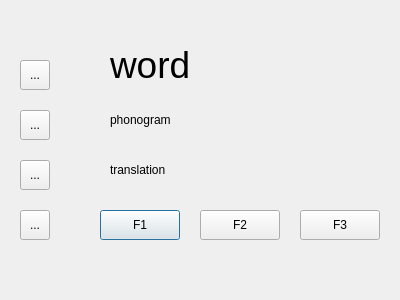
<?xml version="1.0" encoding="UTF-8"?>
<ui version="4.0">
 <class>MoReciteDialog</class>
 <widget class="QDialog" name="MoReciteDialog">
  <property name="geometry">
   <rect>
    <x>0</x>
    <y>0</y>
    <width>400</width>
    <height>300</height>
   </rect>
  </property>
  <property name="windowTitle">
   <string>Dialog</string>
  </property>
  <widget class="QToolButton" name="searchBtn">
   <property name="geometry">
    <rect>
     <x>20</x>
     <y>60</y>
     <width>30</width>
     <height>30</height>
    </rect>
   </property>
   <property name="text">
    <string>...</string>
   </property>
  </widget>
  <widget class="QToolButton" name="bookBtn">
   <property name="geometry">
    <rect>
     <x>20</x>
     <y>110</y>
     <width>30</width>
     <height>30</height>
    </rect>
   </property>
   <property name="text">
    <string>...</string>
   </property>
  </widget>
  <widget class="QToolButton" name="statisticBtn">
   <property name="geometry">
    <rect>
     <x>20</x>
     <y>160</y>
     <width>30</width>
     <height>30</height>
    </rect>
   </property>
   <property name="text">
    <string>...</string>
   </property>
  </widget>
  <widget class="QToolButton" name="personalBtn">
   <property name="geometry">
    <rect>
     <x>20</x>
     <y>210</y>
     <width>30</width>
     <height>30</height>
    </rect>
   </property>
   <property name="text">
    <string>...</string>
   </property>
  </widget>
  <widget class="QLabel" name="wordLabel">
   <property name="geometry">
    <rect>
     <x>110</x>
     <y>40</y>
     <width>200</width>
     <height>50</height>
    </rect>
   </property>
   <property name="font">
    <font>
     <pointsize>28</pointsize>
    </font>
   </property>
   <property name="text">
    <string>word</string>
   </property>
  </widget>
  <widget class="QLabel" name="phonogramLabel">
   <property name="geometry">
    <rect>
     <x>110</x>
     <y>110</y>
     <width>400</width>
     <height>20</height>
    </rect>
   </property>
   <property name="text">
    <string>phonogram</string>
   </property>
  </widget>
  <widget class="QLabel" name="translationLabel">
   <property name="geometry">
    <rect>
     <x>110</x>
     <y>160</y>
     <width>260</width>
     <height>20</height>
    </rect>
   </property>
   <property name="text">
    <string>translation</string>
   </property>
  </widget>
  <widget class="QPushButton" name="leftBtn">
   <property name="geometry">
    <rect>
     <x>100</x>
     <y>210</y>
     <width>80</width>
     <height>30</height>
    </rect>
   </property>
   <property name="text">
    <string>F1</string>
   </property>
  </widget>
  <widget class="QPushButton" name="middleBtn">
   <property name="geometry">
    <rect>
     <x>200</x>
     <y>210</y>
     <width>80</width>
     <height>30</height>
    </rect>
   </property>
   <property name="text">
    <string>F2</string>
   </property>
  </widget>
  <widget class="QPushButton" name="rightBtn">
   <property name="geometry">
    <rect>
     <x>300</x>
     <y>210</y>
     <width>80</width>
     <height>30</height>
    </rect>
   </property>
   <property name="text">
    <string>F3</string>
   </property>
  </widget>
 </widget>
 <resources/>
 <connections/>
</ui>
